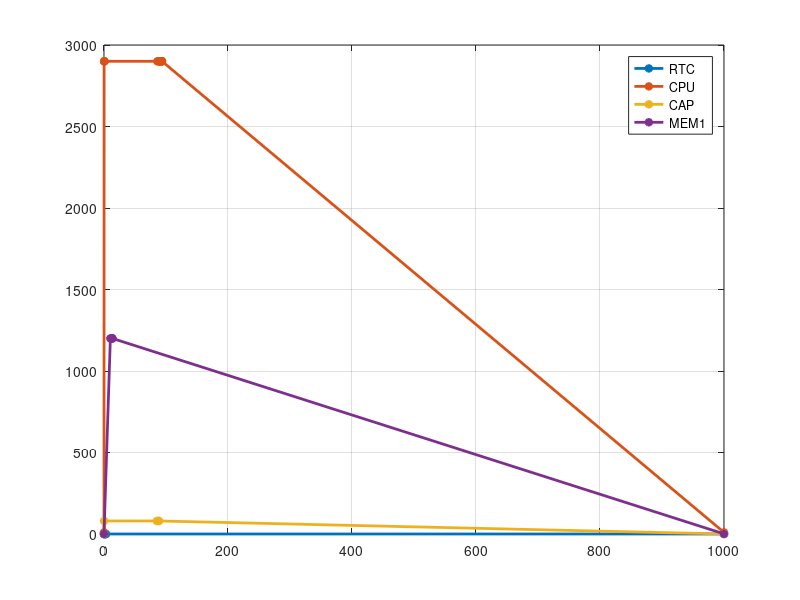
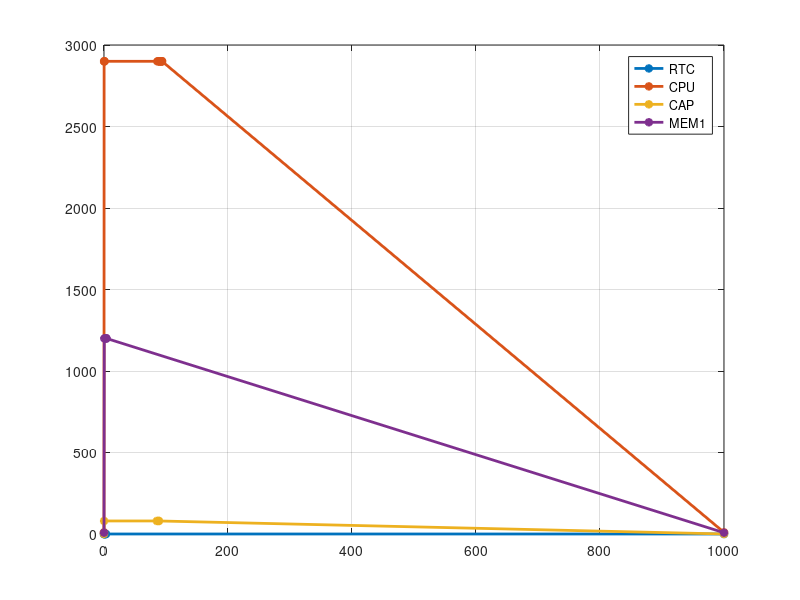

Write MATLAB code to recreate these figures, in order.
clc; clear all; close all;

RTC_T = [0.000, 0.1830, 0.6830, 1.1830, 1.2830, 1.7830, 2.7830, 2.9660,  1000];
RTC_I = [0.025, 0.0600, 0.0600, 0.0600, 0.0600, 0.0600, 0.0600, 0.0600, 0.025];

CPU_T = [0 , 0.1830, 0.3660, 0.9660, 85.9660, 88.9660, 89.1490, 89.5990, 89.7990, 92.7990, 92.9820, 93.4320, 93.6150, 1000];
CPU_I = [10,   2900,   2900,   2900,    2900,    2900,    2900,    2900,    2900,    2900,    2900,    2900,    2900,   10];

CAP_T = [0  , 0.1830, 85.1830, 88.1830, 88.3660, 1000];
CAP_I = [0.1,     80,      80,      80,      80,  0.1];

ME1_T = [0  , 10.25, 13.25, 13.25, 13.4330, 1000];
ME1_I = [0.8,  1200,  1200,  1200,    1200,  0.8];

ME2_T = [0, 0.45, 3.45, 3.45, 3.90, 1000];
ME2_I = [8, 1200, 1200, 1200, 1200,    8];



figure
plot(RTC_T, RTC_I, '*-', 'LineWidth', 2)
hold on
plot(CPU_T, CPU_I, '*-', 'LineWidth', 2)
plot(CAP_T, CAP_I, '*-', 'LineWidth', 2)
plot(ME1_T, ME1_I, '*-', 'LineWidth', 2)
grid on
legend('RTC','CPU','CAP','MEM1')
axis([0 1000 0 3000])


figure
plot(RTC_T, RTC_I, '*-', 'LineWidth', 2)
hold on
plot(CPU_T, CPU_I, '*-', 'LineWidth', 2)
plot(CAP_T, CAP_I, '*-', 'LineWidth', 2)
plot(ME2_T, ME2_I, '*-', 'LineWidth', 2)
grid on
legend('RTC','CPU','CAP','MEM1')
axis([0 1000 0 3000])